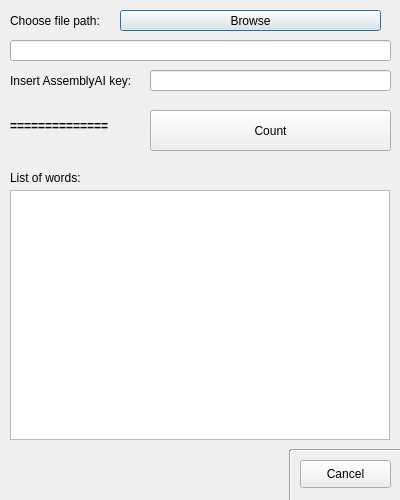
<?xml version="1.0" encoding="UTF-8"?>
<ui version="4.0">
 <class>Dialog</class>
 <widget class="QDialog" name="Dialog">
  <property name="geometry">
   <rect>
    <x>0</x>
    <y>0</y>
    <width>400</width>
    <height>500</height>
   </rect>
  </property>
  <property name="minimumSize">
   <size>
    <width>400</width>
    <height>500</height>
   </size>
  </property>
  <property name="maximumSize">
   <size>
    <width>400</width>
    <height>500</height>
   </size>
  </property>
  <property name="windowTitle">
   <string>Dialog</string>
  </property>
  <widget class="QLineEdit" name="file_path_field">
   <property name="geometry">
    <rect>
     <x>10</x>
     <y>40</y>
     <width>381</width>
     <height>21</height>
    </rect>
   </property>
  </widget>
  <widget class="QPushButton" name="browse_button">
   <property name="geometry">
    <rect>
     <x>120</x>
     <y>10</y>
     <width>261</width>
     <height>21</height>
    </rect>
   </property>
   <property name="text">
    <string>Browse</string>
   </property>
  </widget>
  <widget class="QLabel" name="label">
   <property name="geometry">
    <rect>
     <x>10</x>
     <y>10</y>
     <width>111</width>
     <height>21</height>
    </rect>
   </property>
   <property name="text">
    <string>Choose file path:</string>
   </property>
  </widget>
  <widget class="QLabel" name="label_3">
   <property name="geometry">
    <rect>
     <x>10</x>
     <y>170</y>
     <width>111</width>
     <height>16</height>
    </rect>
   </property>
   <property name="text">
    <string>List of words:</string>
   </property>
  </widget>
  <widget class="QPushButton" name="count_button">
   <property name="geometry">
    <rect>
     <x>150</x>
     <y>110</y>
     <width>241</width>
     <height>41</height>
    </rect>
   </property>
   <property name="text">
    <string>Count</string>
   </property>
  </widget>
  <widget class="QPushButton" name="cancel_button">
   <property name="geometry">
    <rect>
     <x>300</x>
     <y>460</y>
     <width>91</width>
     <height>28</height>
    </rect>
   </property>
   <property name="text">
    <string>Cancel</string>
   </property>
  </widget>
  <widget class="Line" name="line_3">
   <property name="geometry">
    <rect>
     <x>290</x>
     <y>440</y>
     <width>121</width>
     <height>20</height>
    </rect>
   </property>
   <property name="orientation">
    <enum>Qt::Horizontal</enum>
   </property>
  </widget>
  <widget class="Line" name="line_4">
   <property name="geometry">
    <rect>
     <x>280</x>
     <y>450</y>
     <width>20</width>
     <height>61</height>
    </rect>
   </property>
   <property name="orientation">
    <enum>Qt::Vertical</enum>
   </property>
  </widget>
  <widget class="QTableWidget" name="words_table_widget">
   <property name="geometry">
    <rect>
     <x>10</x>
     <y>190</y>
     <width>380</width>
     <height>250</height>
    </rect>
   </property>
   <property name="minimumSize">
    <size>
     <width>380</width>
     <height>250</height>
    </size>
   </property>
   <property name="maximumSize">
    <size>
     <width>380</width>
     <height>280</height>
    </size>
   </property>
  </widget>
  <widget class="QLabel" name="label_2">
   <property name="geometry">
    <rect>
     <x>10</x>
     <y>70</y>
     <width>141</width>
     <height>21</height>
    </rect>
   </property>
   <property name="text">
    <string>Insert AssemblyAI key:</string>
   </property>
  </widget>
  <widget class="QLineEdit" name="api_key_field">
   <property name="geometry">
    <rect>
     <x>150</x>
     <y>70</y>
     <width>241</width>
     <height>21</height>
    </rect>
   </property>
  </widget>
  <widget class="QLabel" name="error_widget">
   <property name="geometry">
    <rect>
     <x>10</x>
     <y>100</y>
     <width>131</width>
     <height>51</height>
    </rect>
   </property>
   <property name="font">
    <font>
     <weight>75</weight>
     <bold>true</bold>
    </font>
   </property>
   <property name="text">
    <string>==============</string>
   </property>
   <property name="alignment">
    <set>Qt::AlignLeading|Qt::AlignLeft|Qt::AlignVCenter</set>
   </property>
   <property name="wordWrap">
    <bool>true</bool>
   </property>
  </widget>
  <widget class="QLabel" name="loading_widget">
   <property name="geometry">
    <rect>
     <x>290</x>
     <y>150</y>
     <width>111</width>
     <height>41</height>
    </rect>
   </property>
   <property name="text">
    <string/>
   </property>
  </widget>
  <zorder>loading_widget</zorder>
  <zorder>file_path_field</zorder>
  <zorder>browse_button</zorder>
  <zorder>label</zorder>
  <zorder>label_3</zorder>
  <zorder>count_button</zorder>
  <zorder>cancel_button</zorder>
  <zorder>line_3</zorder>
  <zorder>line_4</zorder>
  <zorder>words_table_widget</zorder>
  <zorder>label_2</zorder>
  <zorder>api_key_field</zorder>
  <zorder>error_widget</zorder>
 </widget>
 <resources/>
 <connections/>
</ui>
